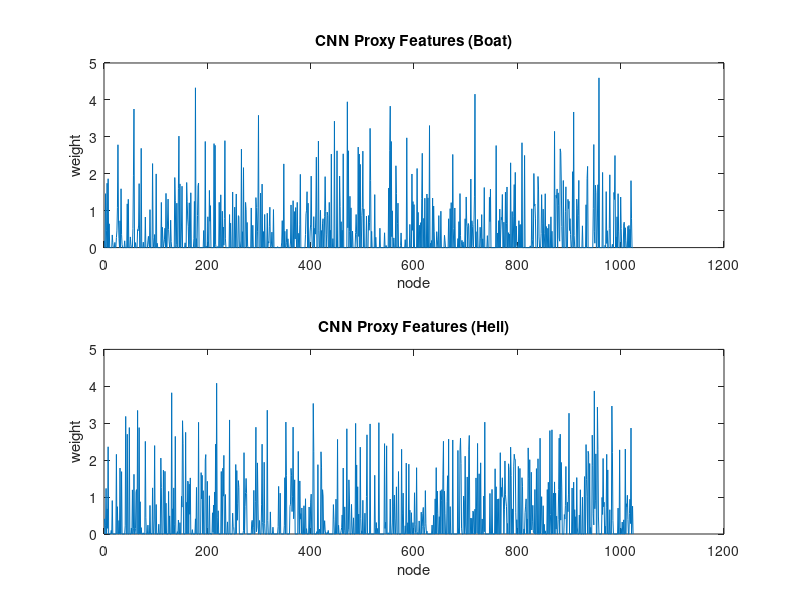

Write the MATLAB code that produced this figure.
boat_feat = load('cnn__boat_v55hojInS9c_011.csv');
heli_feat = load('cnn__heli_72qNna11Znw_045.csv');
N = length(boat_feat);
figure;
subplot(2,1,1);
plot(1:N,boat_feat);
title('CNN Proxy Features (Boat)');
xlabel('node');
ylabel('weight');

subplot(2,1,2);
plot(1:N,heli_feat);
title('CNN Proxy Features (Heli)');
xlabel('node');
ylabel('weight');
